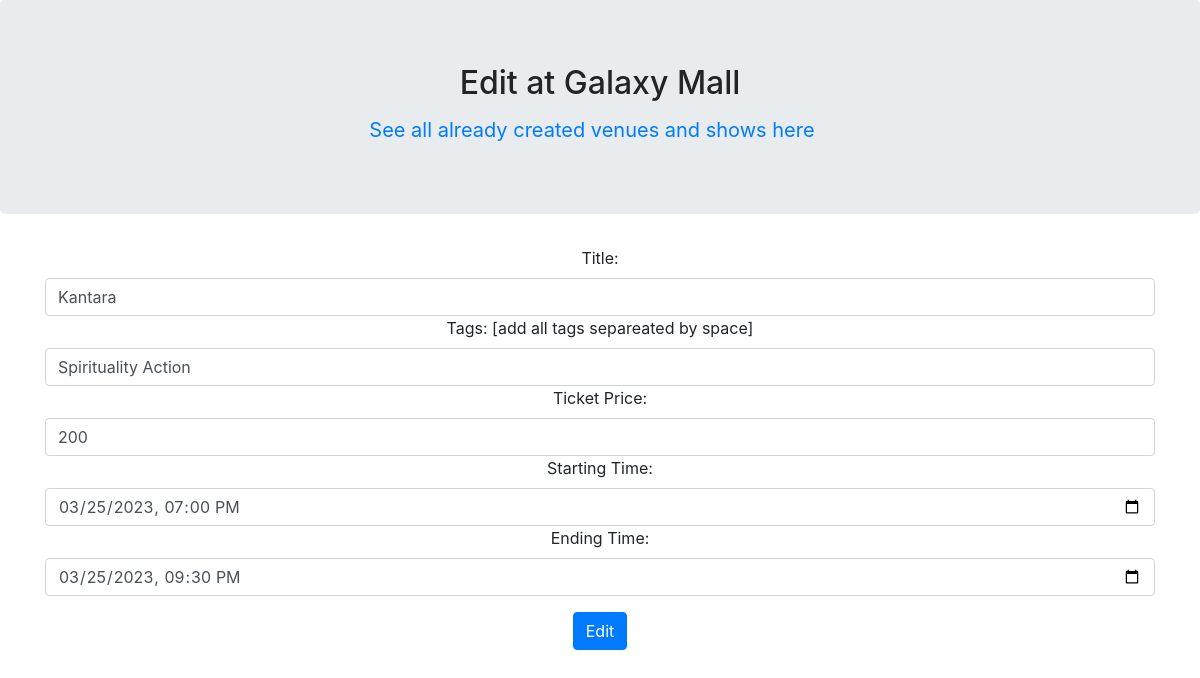
The page /show/2/edit (signed in) on the database its author committed.
### TicketShow/models.py (models this page shows)
class venue(db.Model):
    id = db.Column(db.Integer, primary_key=True)
    name = db.Column(db.String(100))
    capacity = db.Column(db.Integer)
    address = db.Column(db.String(500))

class show(db.Model):
    id = db.Column(db.Integer, primary_key=True)
    title = db.Column(db.String(100))
    ticket_price = db.Column(db.Integer)
    tags = db.Column(db.String(100))
    starting_time = db.Column(db.DateTime)
    ending_time = db.Column(db.DateTime)
    capacity = db.Column(db.Integer)
    venue_id = db.Column(db.Integer)

### TicketShow/main.py (the view, shortened to what this page needs)
@main.route("/show/<int:show_id>/edit", methods=['GET','POST'])
@login_required
def editShow(show_id):
    thisshow = show.query.get_or_404(show_id)
    thisvenue = venue.query.get_or_404(thisshow.venue_id)
    return render_template('edit_show.html', show=thisshow, venue=thisvenue)

### TicketShow/__init__.py (called while the page is built)
def create_app():
    app = Flask(__name__)
    app.config['SECRET_KEY'] = 'secret-key'
    app.config['SQLALCHEMY_DATABASE_URI'] = 'sqlite:///db.sqlite'
    db.session.close_all()
    db.init_app(app)
    login_manager = LoginManager()
    login_manager.login_view = 'auth.login'
    login_manager.init_app(app)
    from .models import User
    @login_manager.user_loader
    def load_user(user_id):
        return User.query.get(int(user_id))
    from .main import main as main_blueprint
    app.register_blueprint(main_blueprint)
    from .auth import auth as auth_blueprint
    app.register_blueprint(auth_blueprint)
    with app.app_context():
        db.create_all()
    return app

### TicketShow/templates/edit_show.html (shortened to what this page needs)
<!DOCTYPE html>
<html>
<head>
	<link rel="stylesheet" href="https://maxcdn.bootstrapcdn.com/bootstrap/4.5.2/css/bootstrap.min.css">
</head>
<body>
	<div class="jumbotron text-center">
		<h2>Edit {{show.name}} at {{ venue.name }}</h2>
        <a class="navbar-brand" href="{{ url_for('main.adminDashboard') }}"
        >See all already created venues and shows here</a>
	</div>
	<div class="container" style="text-align:center;">
		<form method="POST" action="/show/{{ show.id }}/edit">
			<div class="form-group">
                <label for="title">Title:</label>
				<input type="text" class="form-control" name="title" value="{{show.title}}">
                <label for="tags">Tags:  [add all tags separeated by space]</label>
				<input type="text" class="form-control" name="tags" value="{{show.tags}}">
				<label for="ticket_price">Ticket Price:</label>
				<input type="number" class="form-control" name="ticket_price" value="{{show.ticket_price}}">
                <label for="start_time">Starting Time:</label>
                <input type="datetime-local" class="form-control" name="start_time" value="{{show.starting_time}}">
                <label for="end_time">Ending Time:</label>
                <input type="datetime-local" class="form-control" name="end_time" value="{{show.ending_time}}">
			</div>
			<button type="submit" class="btn btn-primary">Edit</button>
		</form>
	</div>
</body>
</html>

### rows shown on the page
venue: name "Galaxy Mall"
show: title "Kantara", tags "Spirituality Action", ticket_price "200", start_time "03/25/2023 19:00", end_time "03/25/2023 21:30"
